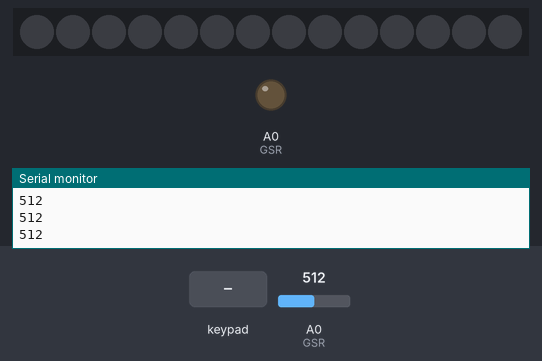
The sketch below on a simulated Arduino Uno, built with avr-gcc and run on an emulated ATmega328P. On the bench: 14 RGB LEDs in strip order, left to right, output pins drawn as LEDs (lit = HIGH), the last lines printed to the serial monitor. Dashed ring = blinking. The inputs (shaded band) are chosen by the test bench; at power-on: A0 (GSR) = 512. Dim RGB values are drawn brighter than linear; random numbers use the default seed unless the sketch sets one.

Above: at 1.2 s.
1.3 s: A0 (GSR) set to 247
2.8 s: A0 (GSR) set to 218
At 5.47 s:
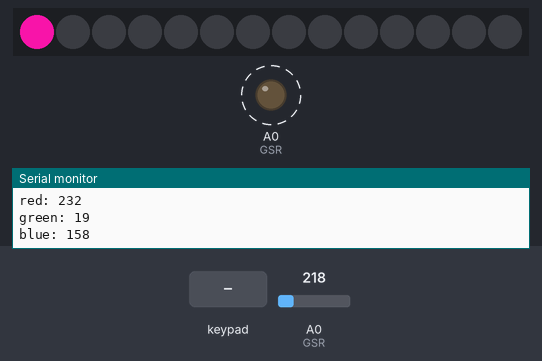
5.8 s: A0 (GSR) set to 240
8.8 s: A0 (GSR) set to 220
At 9.15 s:
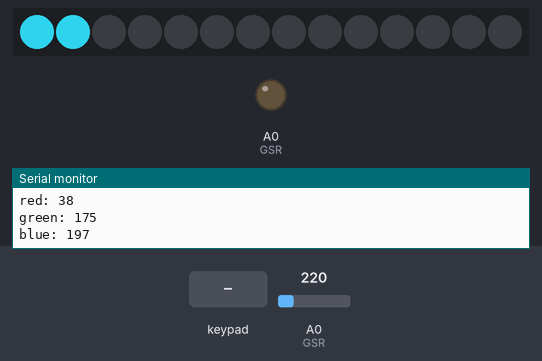
10.9 s: key '0' pressed
At 11.82 s:
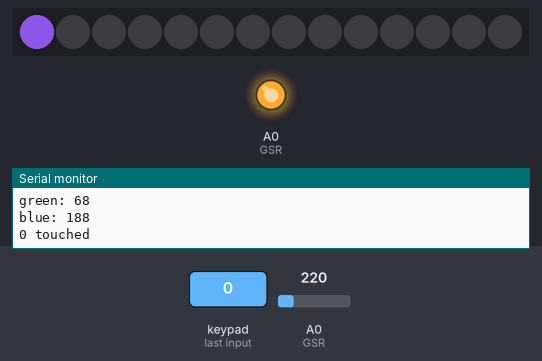
13.6 s: key '6' pressed
At 17.74 s:
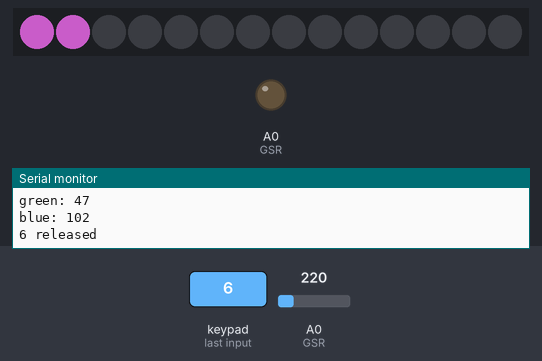
Timing chart, 0 to 19.1 s (numbered marks = the images above; inputs shaded):
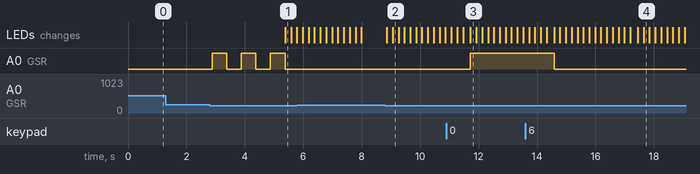

The sketch:

PCOMP_FProject.ino
```cpp
//INPUT 1 -- GSR GALVANIC SKIN RESPONSE
    const int GSR=A0;
    int sensorValue=0;
    int gsr_average=0;

//INPUT 2 -- MPR121 12 CAPACITIVE TOUCH SENSOR
    #include <Wire.h>
    #include "Adafruit_MPR121.h"

    #ifndef _BV
    #define _BV(bit) (1 << (bit))
    #endif

    Adafruit_MPR121 cap = Adafruit_MPR121();

    uint16_t lasttouched = 0;
    uint16_t currtouched = 0;

//OUTPUT 1 -- LED STRIP
    #include <Adafruit_NeoPixel.h>
    #define PIN 2   // input pin Neopixel is attached to
    #define NUMPIXELS      14 // number of neopixels in Ring

    Adafruit_NeoPixel pixels = Adafruit_NeoPixel(NUMPIXELS, PIN, NEO_GRB + NEO_KHZ800);

    int delayval = 200; // timing delay
    int redColor = 0;
    int greenColor = 0;
    int blueColor = 0;

//OUTPUT 2 -- MINI VIBRATION MOTOR
    int pin_MOTOR = A0; //Note: Connecting motor to analog pin to vary vibration output
    bool T_F = 0;

// ------------------------------------------------------------------------------------
// ------------------------------------------------------------------------------------

void setup(){

    Serial.begin(9600);

// INITIALIZE NEOPIXEL LIBRARY
    pixels.begin();

// INITIALIZE MOTOR & SET MOTOR PIN TO OFF BY DEFAULT
    pinMode(pin_MOTOR, OUTPUT);
    analogWrite(pin_MOTOR, 0);

//DELAY ARDUINO START
    while (!Serial) {
        delay(10);
    }

//PRINT LINE IF MPR121 IS DETECTED
    Serial.println("Adafruit MPR121 Capacitive Touch sensor test");

//CHECK WHETHER MPR121 IS WORKING CORRECTLY
    if (!cap.begin(0x5A)) {
        Serial.println("MPR121 not found, check wiring?");
        while (1);
    }
    Serial.println("MPR121 found!");
}

// ------------------------------------------------------------------------------------
// ------------------------------------------------------------------------------------

void loop(){
    long sum = 0;

//AVERAGE THE 10 MEASUREMENTS TO REMOVE GLITCH
    for(int i = 0; i < 10; i++) {
        sensorValue = analogRead(GSR);
        sum += sensorValue;
        delay(5);
        }

     gsr_average = sum / 10;
     Serial.println(gsr_average);

     pixels.clear();

// ------------------------------------------------------------------------------------
// ------------------------------------------------------------------------------------
// CONNECTING ALL INPUTS & OUTPUTS
// ------------------------------------------------------------------------------------
// ------------------------------------------------------------------------------------

if (gsr_average < 230) {

//MOTOR RUNS ONCE ONLY WHEN GSR IS ACTIVATED TO GIVE USER A WARNING
      if (T_F == 0) {
      analogWrite(pin_MOTOR, 255);
      delay(500);
      analogWrite(pin_MOTOR, 0);
      delay(500);
      analogWrite(pin_MOTOR, 255);
      delay(500);
      analogWrite(pin_MOTOR, 0);
      delay(500);
      analogWrite(pin_MOTOR, 255);
      delay(500);
      analogWrite(pin_MOTOR, 0);

      T_F = 1; //To make sure this runs only once!

      }

//IF GSR ACTIVE --> ACTIVATE: LED STRIP & MPR121 & MOTOR

     setColor();
     vibrateMPR();

     for(int i = 0; i < NUMPIXELS; i++) {

          // pixels.Color takes RGB values, from 0,0,0 up to 255,255,255
          pixels.setPixelColor(i, pixels.Color(redColor, greenColor, blueColor)); // Moderately bright green color.

          pixels.show(); // This sends the updated pixel color to the hardware.

          delay(delayval); // Delay for a period of time (in milliseconds).

                if (i == NUMPIXELS){
                    i = 0; // start all over again!
                    setColor();
                }
     }

 }   else if (gsr_average > 230) {
            pixels.clear();
     }
}

// ------------------------------------------------------------------------------------
// ------------------------------------------------------------------------------------

void setColor() {

    redColor = random(0, 255);
    greenColor = random(0,255);
    blueColor = random(0, 255);

    Serial.print("red: ");
    Serial.println(redColor);

    Serial.print("green: ");
    Serial.println(greenColor);

    Serial.print("blue: ");
    Serial.println(blueColor);
}

// ------------------------------------------------------------------------------------
// ------------------------------------------------------------------------------------

void vibrateMPR() {

// GET THE CURRENTLY TOUCHED PADS
    currtouched = cap.touched();

    for (uint8_t i=0; i<12; i++) {
        // it if *is* touched and *wasnt* touched before, alert!
        if ((currtouched & _BV(i)) && !(lasttouched & _BV(i)) && i < 5 ) {
          Serial.print(i); Serial.println(" touched");
          analogWrite(pin_MOTOR, 255);
        }
        if ((currtouched & _BV(i)) && !(lasttouched & _BV(i)) && i > 5 ) {
          Serial.print(i); Serial.println(" touched");
          analogWrite(pin_MOTOR, 0);
        }
        if (!(currtouched & _BV(i)) && (lasttouched & _BV(i)) && i > 5 ) {
          Serial.print(i); Serial.println(" released");
          analogWrite(pin_MOTOR, 0);
        }
  }

    // reset our state
    lasttouched = currtouched;

    // comment out this line for detailed data from the sensor!
    return;

    // debugging info, what
    Serial.print("\t\t\t\t\t\t\t\t\t\t\t\t\t 0x"); Serial.println(cap.touched(), HEX);
    Serial.print("Filt: ");
    for (uint8_t i=0; i<12; i++) {
      Serial.print(cap.filteredData(i)); Serial.print("\t");
    }
    Serial.println();
    Serial.print("Base: ");
    for (uint8_t i=0; i<12; i++) {
      Serial.print(cap.baselineData(i)); Serial.print("\t");
    }
    Serial.println();

    // put a delay so it isn't overwhelming
    delay(100);
}
```

Measured:
- the behaviour switches between 230 and 229 on A0 (GSR) (found by bisection; images 0 and 1)
- after the input at 2.8 s, A0 (GSR): alternates HIGH for 0.50 s and LOW for 0.50 s, starting after 0.08 s; the LEDs: change after 2.6 s (image 1)
- after the input at 8.8 s, the LEDs: first change after 0.06 s (image 2 shows a later state)
- after the input at 10.9 s, A0 (GSR): LOW → HIGH after 0.82 s
- after the input at 13.6 s, A0 (GSR): HIGH → LOW after 0.98 s
